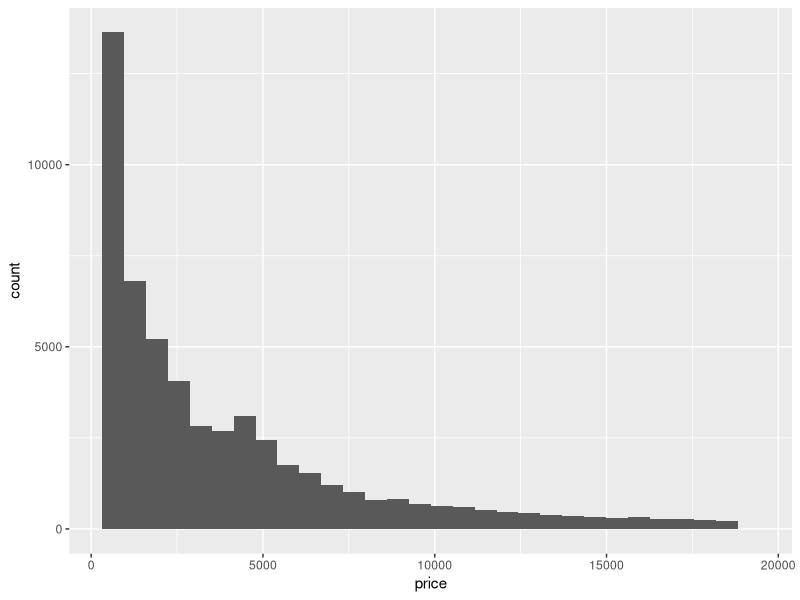
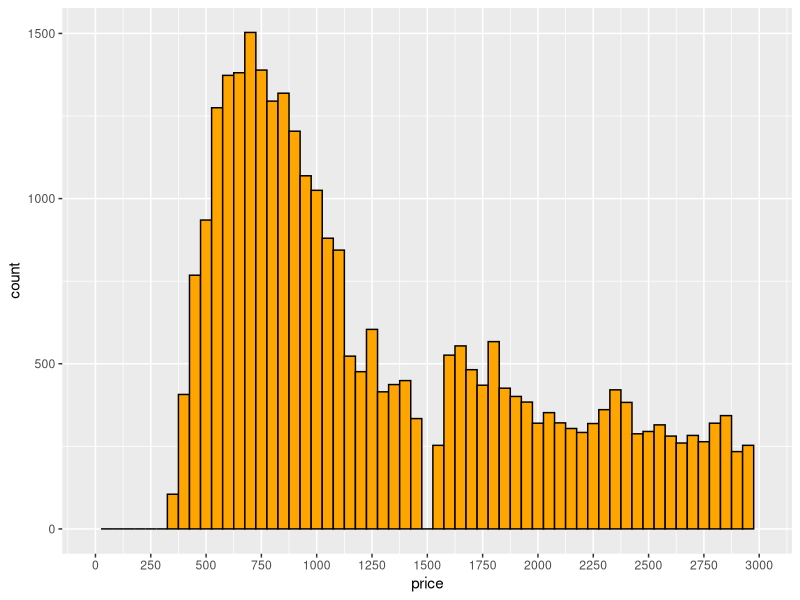
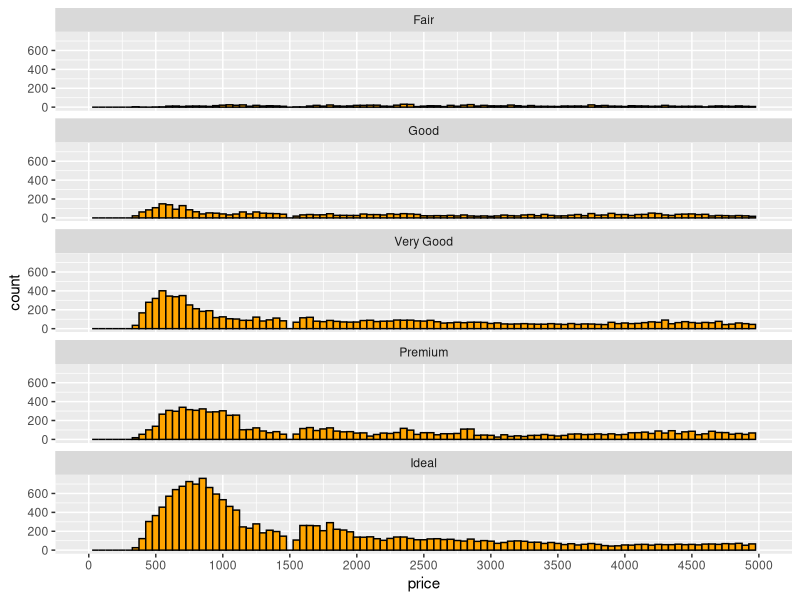
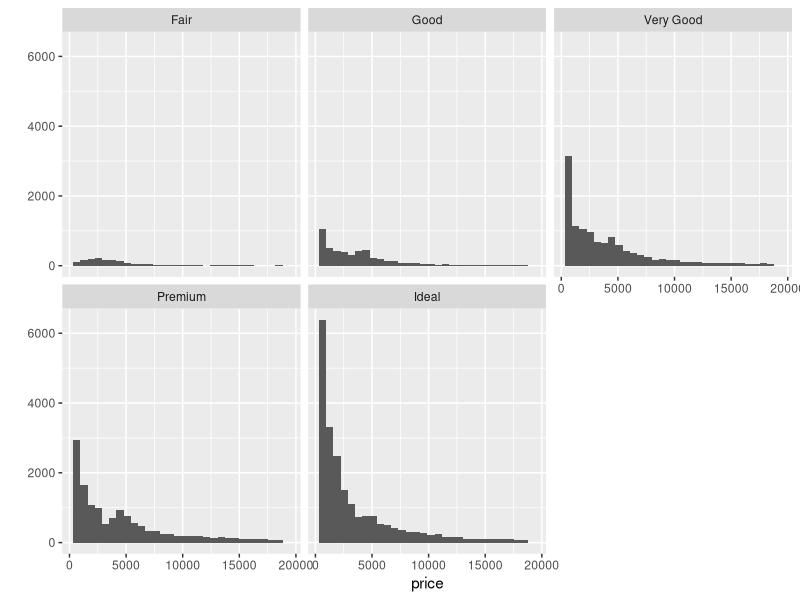
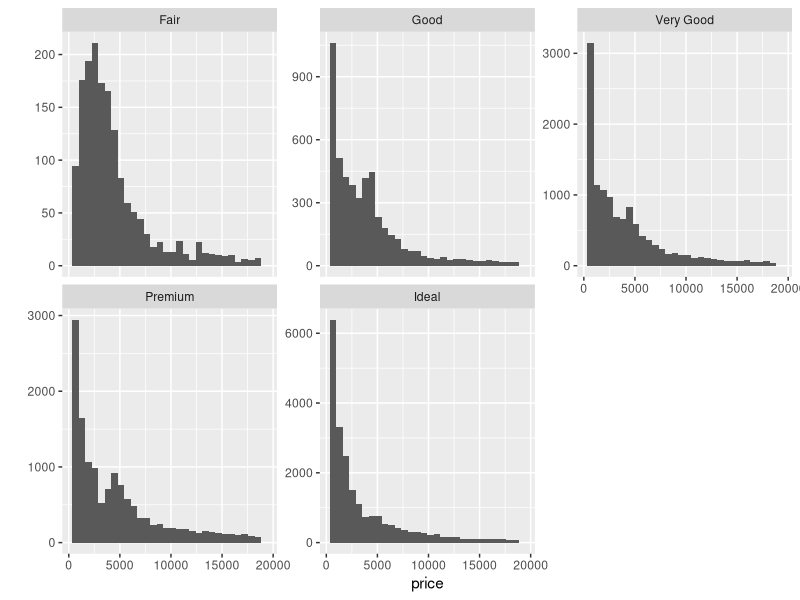
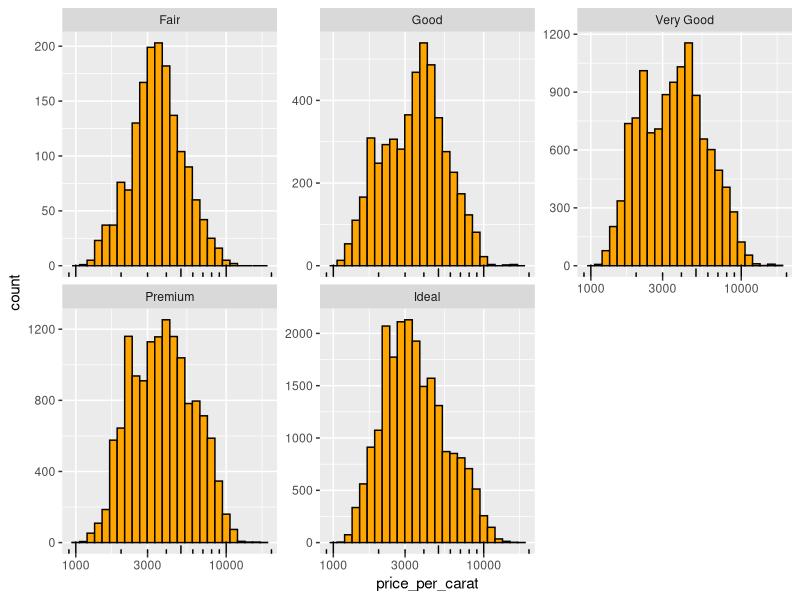
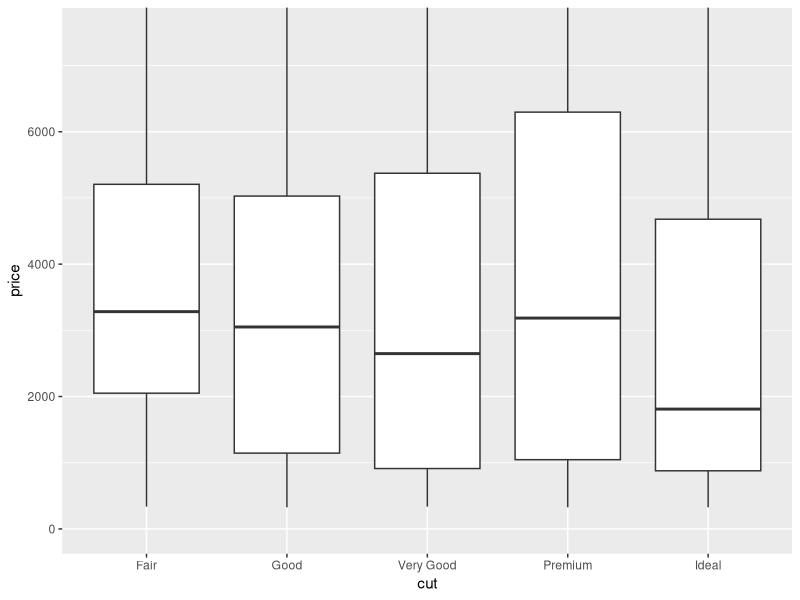
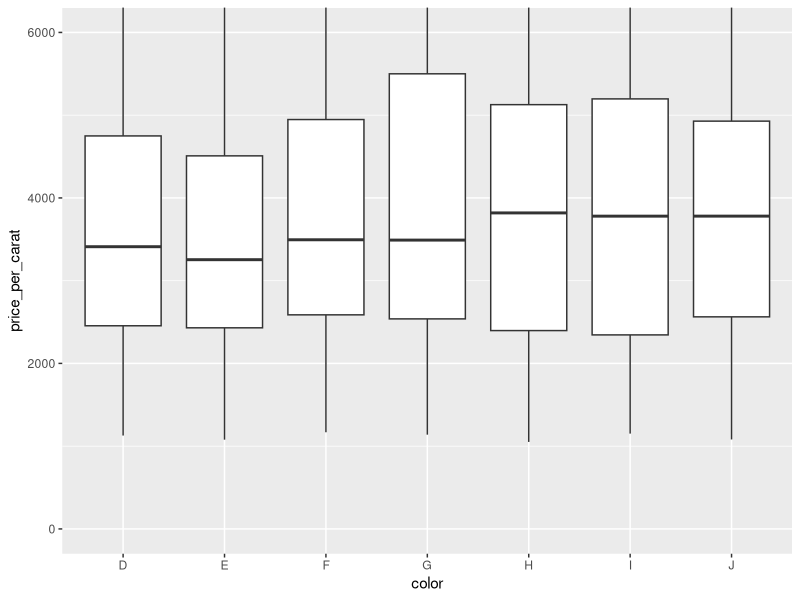

Source code (R) for these figures, in order:
## ---- chunk 1
# macbook path
setwd('/Users/GregoryClunies/Repos/Udacity/Exploratory_Data_Analysis/L4_ProblemSet_ExploreOneVariable')

# windows path

## ---- chunk 2
library(ggplot2)  #must load the ggplot package first
data(diamonds)  #loads the diamonds data set since it comes with the ggplot package
## ---- chunk 3
summary(diamonds)
str(diamonds)
?diamonds
## ---- chunk 4
ggplot(data = diamonds, aes(x = price)) +
  geom_histogram()
## ---- chunk 5
summary(diamonds$price)
## ---- chunk 6
sum(diamonds$price < 500)
sum(diamonds$price < 250)
sum(diamonds$price >= 15000)
## ---- chunk 7
ggplot(data = diamonds, aes(x = price)) +
  geom_histogram(binwidth=50, color = 'black', fill = 'orange') +
  scale_x_continuous(limits = c(0,3000), breaks = seq(0,3000,250))

ggsave('CheapDiamonds_Histogram.png')
## ---- chunk 8
ggplot(data = diamonds, aes(x = price)) +
  geom_histogram(binwidth = 50, color = 'black', fill = 'orange') +
  scale_x_continuous(breaks = seq(0,5000,500), limits = c(0, 5000)) +
  facet_wrap(~cut, ncol = 1)
## ---- chunk 9
by(diamonds$price, diamonds$cut, summary)
## ---- chunk 10
# Run the code below in R Studio to generate
# the histogram as a reminder
qplot(x = price, data = diamonds) + 
  facet_wrap(~cut)

# 'free' the y-axis scales fro each facet
qplot(x = price, data = diamonds) + 
  facet_wrap(~cut, scales = 'free_y')
## ---- chunk 11
diamonds$price_per_carat <- diamonds$price/diamonds$carat

ggplot(data = diamonds, aes(x = price_per_carat)) +
  geom_histogram(binwidth = 0.05, color = 'black', fill = 'orange') +
  scale_x_log10() +
  facet_wrap(~cut, scales = 'free_y') +
  annotation_logticks(sides = 'b')
## ---- chunk 12
by(diamonds$price , diamonds$cut, summary)

ggplot(data = diamonds, aes(x = cut, y = price)) + 
  geom_boxplot() + 
  coord_cartesian(ylim = c(0, 7500))

# save figure
ggsave('Price_by_Cut_Boxplot.png')
## ---- chunk 13
by(diamonds$price, diamonds$color, summary)

?diamonds

IQR_D = IQR(subset(diamonds, color == 'D')$price)
IQR_D

IQR_J = IQR(subset(diamonds, color == 'J')$price)
IQR_J
## ---- chunk 14
ggplot(data = diamonds, aes(x = color, y = price_per_carat)) +
  geom_boxplot() +
  coord_cartesian(ylim = c(0,6000))
## ---- chunk 15
ggplot(data = diamonds, aes(x = carat)) +
  geom_freqpoly(binwidth = 0.1) +
  scale_x_continuous(breaks = seq(0,5,0.2), limits = c(0,5)) +
  scale_y_continuous(breaks = seq(0,12000,1000)) +
  theme(axis.text.x = element_text(angle = 45, hjust = 1, size=8))
## ---- chunk 16
library(tidyr)
library(dplyr)

df <- read.csv("indicator_extreme temp affected.csv", check.names = F, stringsAsFactors=FALSE)

colnames(df)[1] <- "country"

df <- df[-dim(df)[1],-dim(df)[2]]
## ---- chunk 17
df <- gather(df, key = "year", value = "num_sick", 2:37)
## ---- chunk 18
df2 <- df %>%
  group_by(country) %>% 
  summarise(total_sick = sum(num_sick))

### NEVER FINISHED - kind of bullshit lesson
